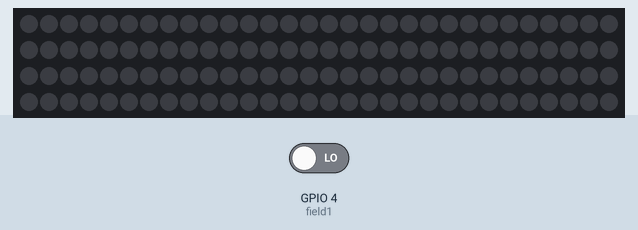
Bench run of a program on a simulated Raspberry Pi (BCM pin numbers). On the bench: 120 RGB LEDs in strip order, left to right, continuing on the next row. Inputs (shaded band) come from the test bench; at power-on: GPIO 4 (field1) LOW. Dim RGB values are drawn brighter than linear; random numbers come from a fixed seed; system figures (address, load, memory, disk, uptime) are fixed made-up values; the clock reads 2024-03-15 10:24:30 at power-on unless the program sets it.

Above: at 1.2 s.
1.3 s: GPIO 4 (field1) driven HIGH
At 1.79 s:
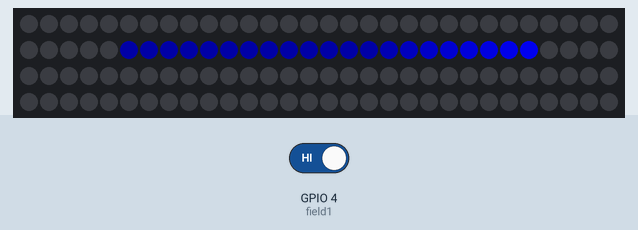
3.7 s: GPIO 4 (field1) driven LOW
At 4.2 s:
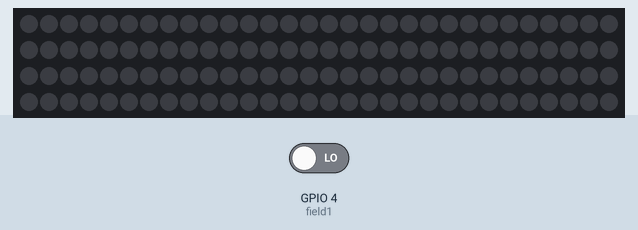
5.2 s: GPIO 4 (field1) driven HIGH
At 9.17 s:
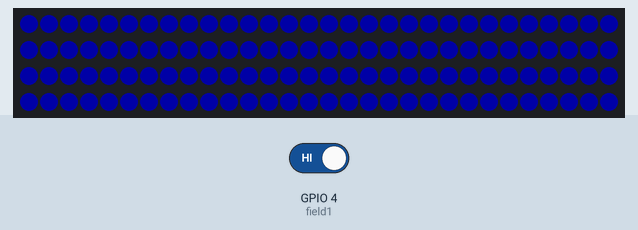
Timing chart, 0 to 10.7 s (numbered marks = the images above; inputs shaded):
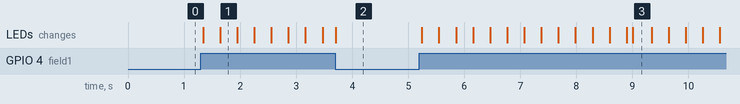

Measured:
- after the input at 1.3 s, the LEDs: first change at once (image 1 shows a later state)
- after the input at 5.2 s, the LEDs: first change at once (image 3 shows a later state)

The program:

ArrayLed.py
```python
import time
from rpi_ws281x import *
import random
import math
import RPi.GPIO as GPIO
import json
import os
import psutil
import requests

#thingspeak code
writeAPIkey = "1W359A5ROOO11MJ7" # Replace YOUR-CHANNEL-WRITEAPIKEY with your channel write API key
channelID = "1342579" # Replace YOUR-CHANNELID with your channel ID
#url = "https://api.thingspeak.com/channels/"+channelID+"/bulk_update.json" # ThingSpeak server settings

#functie om thingspeak te updaten
def updateThingspeak():
    url= "https://api.thingspeak.com/update"
    messageBuffer = []
    queries = {"api_key": "1W359A5ROOO11MJ7",
                "field1": GPIO.input(4),
                "field2": 0}

    r = requests.get(url, params=queries)
    if r.status_code == requests.codes.ok:
        print("Data Received!")
    else:
        print("Error Code: " + str(r.status_code))

#gpio pins voor de licht sensor
GPIO.setmode(GPIO.BCM)
GPIO.setup(4,GPIO.IN)


# LED strip configuration:
LED_COUNT      = 120      # Number of LED pixels.
LED_PIN        = 18      # GPIO pin connected to the pixels (18 uses PWM!).
#LED_PIN        = 10      # GPIO pin connected to the pixels (10 uses SPI /dev/spidev0.0).
LED_FREQ_HZ    = 800000  # LED signal frequency in hertz (usually 800khz)
LED_DMA        = 10      # DMA channel to use for generating signal (try 10)
LED_BRIGHTNESS = 255     # Set to 0 for darkest and 255 for brightest
LED_INVERT     = False   # True to invert the signal (when using NPN transistor level shift)
LED_CHANNEL    = 0

strip = Adafruit_NeoPixel(LED_COUNT, LED_PIN, LED_FREQ_HZ, LED_DMA, LED_INVERT, LED_BRIGHTNESS, LED_CHANNEL)
    # Intialize the library (must be called once before other functions).
strip.begin()


#alle onderstaande functies zijn geprogrameerde effecten voor mijn ledstrip
gravity = int()
height = []
Position = []
ImpactVelocityStart = int()
ImpactVelocity = []
dampening = []
ClockTimeSinceLastBounce = []
TimeSinceLastBounce = []
def setupBouncingBall(aantalBallen):
    global gravity, height, Position, ImpactVelocityStart, ImpactVelocity, dampening, ClockTimeSinceLastBounce, TimeSinceLastBounce
    for x in range(aantalBallen):
        gravity = -9.81 / 2
        height.append(1)
        Position.append(0)
        ImpactVelocityStart = math.sqrt(-2 * gravity * 4) # * 1 staat voor 1 meter hoog.
        ImpactVelocity.append(ImpactVelocityStart)
        dampening.append(0.90 - (x * 0.01)) # Hoeveel de snelheid van de bal afneemt per bounce.  - float(x)/pow(aantalBallen,2)
        ClockTimeSinceLastBounce.append(time.time())
        TimeSinceLastBounce.append(0)

def bouncingBall(aantalBallen):
    for x in range(aantalBallen):
        global gravity, height, Position, ImpactVelocityStart, ImpactVelocity, dampening, ClockTimeSinceLastBounce, TimeSinceLastBounce
        TimeSinceLastBounce[x] = time.time() - ClockTimeSinceLastBounce[x]
        height[x] = 0.5 * gravity * pow(TimeSinceLastBounce[x], 2) + ImpactVelocity[x] * TimeSinceLastBounce[x]

        if height[x] < 0:
            height[x] = 0
            ImpactVelocity[x] = dampening[x] * ImpactVelocity[x]
            ClockTimeSinceLastBounce[x] = time.time()

        if ImpactVelocity[x] < 0.01:
            ImpactVelocity[x] = ImpactVelocityStart

        Position[x] = round(height[x] * (29 - 1)) # aantal leds - 1
        strip.setPixelColor(Position[x], Color(150, 0, 0))
        strip.setPixelColor(Position[1], Color(0, 150, 0))
        strip.setPixelColor(Position[2], Color(0, 0, 150))
        strip.setPixelColor(Position[x] - 1, Color(0,0,0))
        strip.setPixelColor(Position[x] - 2, Color(0,0,0))
        strip.setPixelColor(Position[x] - 3, Color(0,0,0))
        strip.setPixelColor(Position[x] + 1, Color(0,0,0))
        strip.setPixelColor(Position[x] + 2, Color(0,0,0))
        strip.setPixelColor(Position[x] + 3, Color(0,0,0))
        strip.show()

def instantWipe():
    for x in range(0, LED_COUNT):
        strip.setPixelColor(x, Color(0,0,0))
    strip.show()

beginTijdStrook = time.time()
def strook(wachttijd):
    global beginTijdStrook
    reken = 1 / wachttijd
    nieuweTijd = (time.time() - beginTijdStrook) * reken
    strip.setPixelColor(int(nieuweTijd), Color(150, 0, 0))
    strip.show()
    if nieuweTijd > LED_COUNT:
        beginTijdStrook = time.time()
        instantWipe()

beginTijdSpear = time.time()
def spear(wachttijd, max_felheid = 200, stap = 20):
    global beginTijdSpear
    reken = 1 / wachttijd
    nieuweTijd = (time.time() - beginTijdSpear) * reken
    felheid = max_felheid
    for y in range(0, 9):
        strip.setPixelColor(round(nieuweTijd) - y, Color(0, 0, felheid))
        felheid = felheid - stap
    strip.show()
    if nieuweTijd > LED_COUNT + 9:
        beginTijdSpear = time.time()


beginTijdAanvullen = time.time()
VerminderingAanvullen = LED_COUNT
def aanvullen(wachttijd):
    global beginTijdAanvullen, VerminderingAanvullen
    reken = 1 / wachttijd
    nieuweTijd = (time.time() - beginTijdAanvullen) * reken
    strip.setPixelColor(round(nieuweTijd), Color(0, 0, 150))
    strip.setPixelColor(round(nieuweTijd - 1), Color(0, 0, 0))
    strip.show()
    if nieuweTijd >= VerminderingAanvullen:
        VerminderingAanvullen = VerminderingAanvullen - 1
        beginTijdAanvullen = time.time()
        if VerminderingAanvullen <= 0:
            VerminderingAanvullen = LED_COUNT

beginTijdMeteor = time.time()
def meteor(wachttijd, fadeValue, DecayKans):
    global beginTijdMeteor
    reken = 1 / wachttijd
    nieuweTijd = (time.time() - beginTijdMeteor) * reken
    strip.setPixelColor(round(nieuweTijd), Color(70, 70, 70))
    strip.show()
    for x in range(LED_COUNT):
        i = strip.getPixelColor(x)
        B = i % 256
        G = ((i-B)/256) % 256
        R = ((i-B)/256**2) - G/256

        if random.randint(1, 10) < DecayKans:
            if B <= 10:
                B = 0
            else:
                B = B-(B*fadeValue/256)
            if G <= 10:
                G = 0
            else:
                G = G-(G*fadeValue/256)
            if R <= 10:
                R = 0
            else:
                R = R-(R*fadeValue/256)

        strip.setPixelColor(x, Color(int(R), int(G), int(B)))
    strip.show()
    if nieuweTijd > LED_COUNT + 30:
        beginTijdMeteor = time.time()

setupBouncingBall(3)
klok = time.time()
#main functie van het programma
try:
    while True:
        tijdnu = time.time() - klok
        #als de lichtsensor meet dat het donker is en dus een output van 1 geeft dan gaat de ledstrip aan
        if GPIO.input(4) == 1:
            if tijdnu < 10:
                spear(0.03, 200, 20)
            if tijdnu >= 10 and tijdnu < 20:
                meteor(0.03, 80, 2)
            if tijdnu >= 20 and tijdnu < 30:
                aanvullen(0.02)
            if tijdnu >= 30 and tijdnu < 40:
                bouncingBall(3)
            if tijdnu >= 40 and tijdnu < 50:
                strook(0.05)
            if tijdnu >= 50:
                updateThingspeak()
                klok = time.time()
        else:
            instantWipe()
        if tijdnu >= 50:
            updateThingspeak()
            klok = time.time()
except KeyboardInterrupt:
    instantWipe()
```
